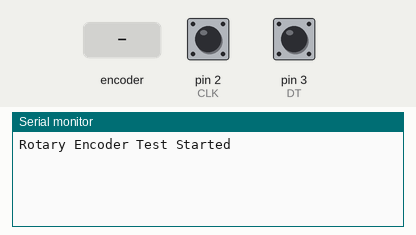
Recording of a sketch running on a simulated Arduino Uno, built with avr-gcc and run on an emulated ATmega328P. Shown: the last lines printed to the serial monitor. The test bench sets the inputs (shaded band); at power-on: pin 2 (CLK) HIGH, pin 3 (DT) HIGH.

Above: at 1.2 s.
1.3 s: rotary encoder on pin 2 (CLK) / pin 3 (DT) turned 1 step (first pin leading)
At 2.4 s:
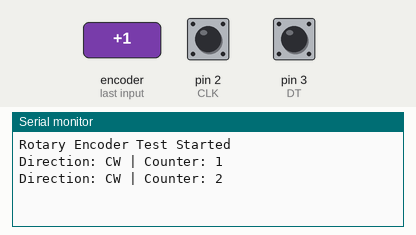
3.0 s: rotary encoder on pin 2 (CLK) / pin 3 (DT) turned 2 steps (second pin leading)
At 3.6 s:
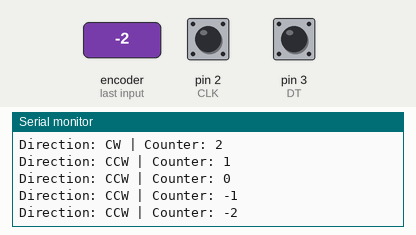
Timing chart, 0 to 6.0 s (numbered marks = the images above; inputs shaded):
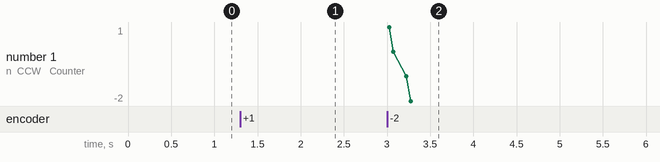

Measured:
- after the input at 1.3 s, the serial monitor: prints a new line at once (image 1)
- after the input at 3.0 s, the serial monitor: prints a new line at once (image 2)

The sketch:

Arduino_Rotary_Encoder_Test.ino
```cpp
/*
===========================================================
PROJECT TITLE  : Arduino Rotary Encoder Test
DESCRIPTION    :
This project demonstrates how to use a rotary encoder
as a digital input device with Arduino.

- Rotate clockwise  -> Counter increases
- Rotate counterclockwise -> Counter decreases
- Result is displayed on Serial Monitor

This example uses direct digital reading (no library)
so beginners can understand how rotary encoders work.

-----------------------------------------------------------
COMPONENT LIST :
1. Arduino Uno / Nano
2. Rotary Encoder Module (CLK, DT, SW, +, GND)
3. Jumper Wires
4. Breadboard (optional)

-----------------------------------------------------------
WIRING CONNECTION :

Rotary Encoder   ->   Arduino

CLK  ------------>   Pin 2
DT   ------------>   Pin 3
SW   ------------>   Pin 4 (Not used in this example)
+    ------------>   5V
GND  ------------>   GND

===========================================================
*/

#define CLK 2
#define DT  3

int counter = 0;
int currentStateCLK;
int lastStateCLK;

void setup() {

  pinMode(CLK, INPUT);
  pinMode(DT, INPUT);

  Serial.begin(9600);

  // Read the initial state of CLK
  lastStateCLK = digitalRead(CLK);

  Serial.println("Rotary Encoder Test Started");
}

void loop() {

  // Read current CLK state
  currentStateCLK = digitalRead(CLK);

  // If the CLK state has changed
  if (currentStateCLK != lastStateCLK) {

    // Check rotation direction
    if (digitalRead(DT) != currentStateCLK) {
      counter++;  // Clockwise
      Serial.print("Direction: CW | Counter: ");
    } else {
      counter--;  // Counterclockwise
      Serial.print("Direction: CCW | Counter: ");
    }

    Serial.println(counter);
  }

  // Save last CLK state
  lastStateCLK = currentStateCLK;
}
```
